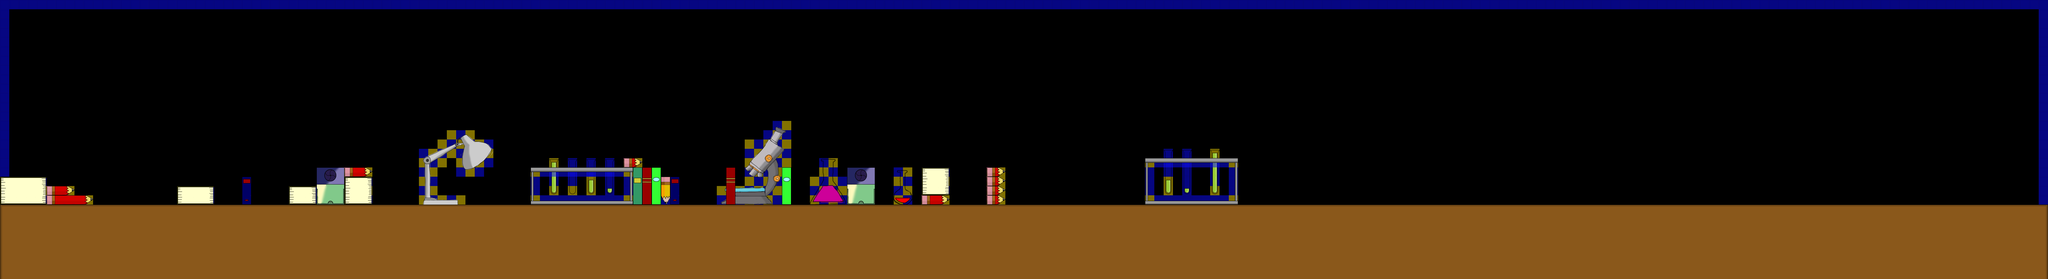

This game map was drawn from its Tiled (.tmx) file and the tilesets committed beside it. A one-line description and the trimmed map source follow:
An orthogonal 220x30 tile map with 32x32 px tiles, 2 tile layers (lala, col) and 31 objects.

<map version="1.0" orientation="orthogonal" width="220" height="30" tilewidth="32" tileheight="32">
 <tileset firstgid="1" name="tiles" tilewidth="32" tileheight="32">
  <image source="tiles.png" width="384" height="768" />
 </tileset>
 <layer name="lala" width="220" height="30">
  <data>[6600 cells, 1684 non-empty, 117 distinct tile ids]</data>
 </layer>
 <layer name="col" width="220" height="30">
  <data>[6600 cells, 647 non-empty, 54 distinct tile ids]</data>
 </layer>
 <objectgroup name="spikes" width="220" height="30">
  <object x="768" y="672" />
  <object x="896" y="672" />
  <object x="960" y="672" />
  <object x="2560" y="672" />
  <object x="2624" y="672" />
  <object x="2752" y="672" />
  <object x="2464" y="672" />
  <object x="2400" y="672" />
  <object x="3040" y="672" />
  <object x="3104" y="672" />
  <object x="3296" y="672" />
  <object x="3360" y="672" />
  <object x="3520" y="672" />
  <object x="3584" y="672" />
  <object x="3648" y="672" />
  <object x="3712" y="672" />
  <object x="3776" y="672" />
  <object x="3840" y="672" />
  <object x="3904" y="672" />
  <object x="2848" y="672" />
 </objectgroup>
 <objectgroup name="rats" width="220" height="30">
  <object x="1376" y="640" />
  <object x="3616" y="640" />
 </objectgroup>
 <objectgroup name="player" width="220" height="30">
  <object x="96" y="480" />
 </objectgroup>
 <objectgroup name="stars" width="220" height="30">
  <object x="672" y="608" />
  <object x="1248" y="544" />
  <object x="1856" y="544" />
  <object x="2240" y="544" />
  <object x="2944" y="544" />
  <object x="3232" y="544" />
  <object x="3424" y="544" />
  <object x="3968" y="512" />
 </objectgroup>
</map>
